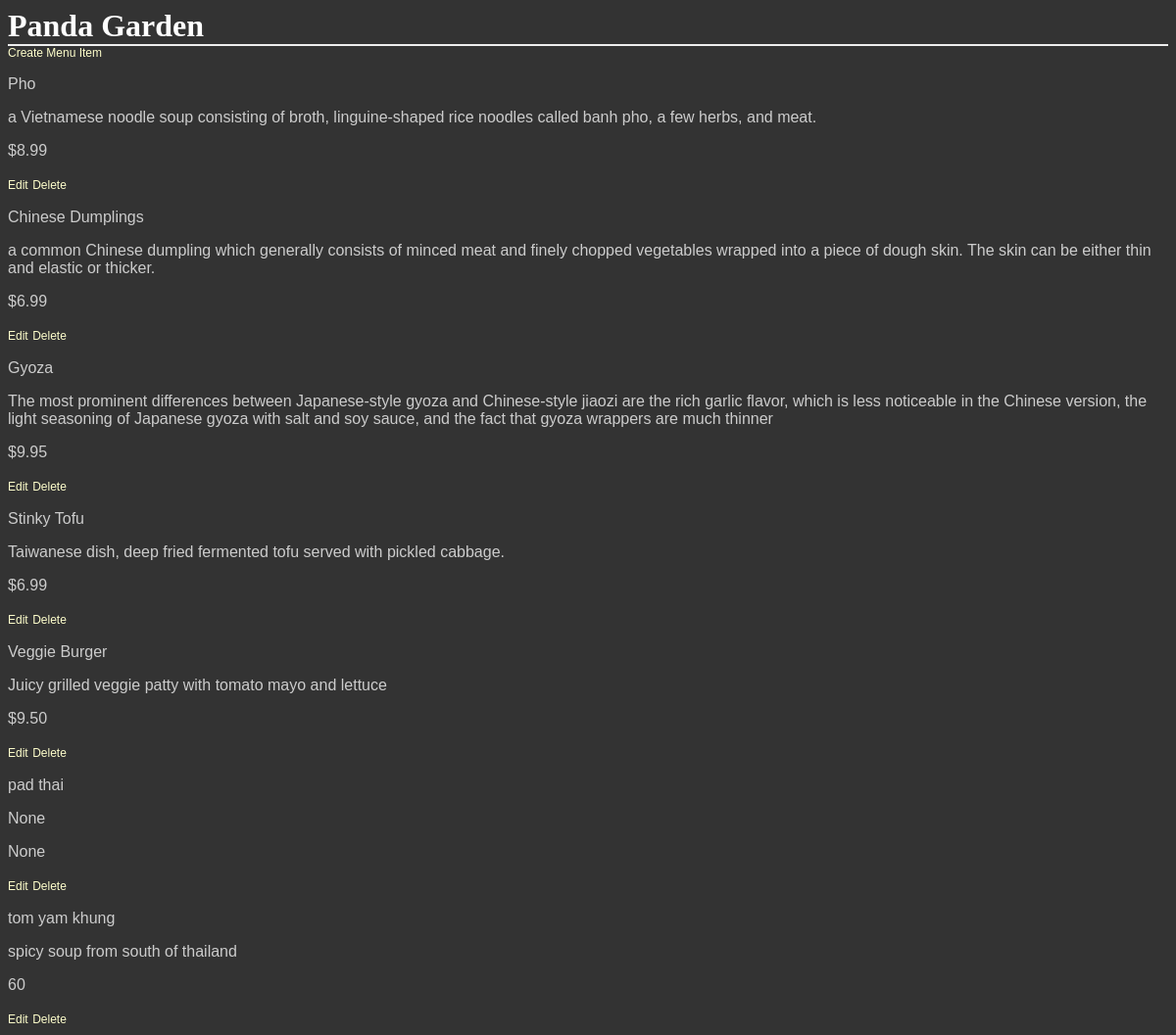
The app's page /, older data.
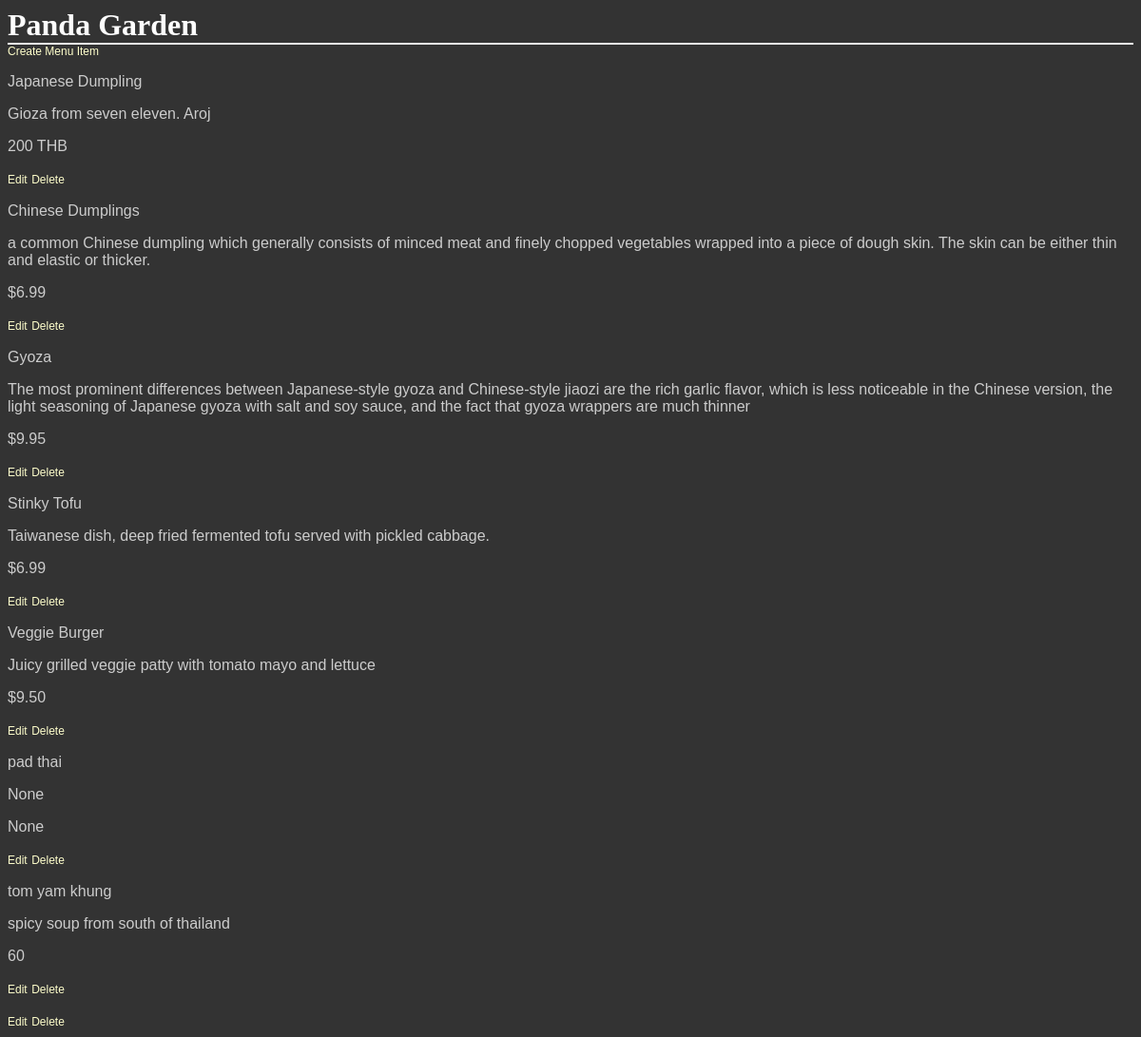
The same page, newer data.
### database_setup.py (models this page shows)
class MenuItem(Base):
    __tablename__ = 'menu_item'
    name = Column(String(80), nullable=False)
    id = Column(Integer, primary_key=True)
    description = Column(String(250))
    price = Column(String(8))
    course = Column(String(250))
    restaurant_id = Column(Integer, ForeignKey('restaurant.id'))
    restaurant = relationship(Restaurant)

### webserver.py (the view)
@app.route('/')
@app.route('/restaurants/<int:param_restaurant_id>')
def restaurantMenu(param_restaurant_id=0):
    restaurant = None
    if param_restaurant_id is not 0:
        restaurant = session.query(Restaurant).filter_by(
            id=param_restaurant_id).one()
    else:
        restaurant = session.query(Restaurant).first()
    items = session.query(MenuItem).filter_by(restaurant_id=restaurant.id)
    return render_template('menu.html', restaurant=restaurant, items=items)

### templates/menu.html (shortened to what this page needs)
<html>
    <head>
        <link rel=stylesheet type=text/css href="{{ url_for('static', filename='styles.css') }}">
    </head>
  <body>
    <h1>{{ restaurant.name }}</h1>
    <a href = {{ url_for('newMenuItem' ,restaurant_id = restaurant.id) }}>Create Menu Item</a>
    {% for i in items %}
    <div>
      <p>{{ i.name }}</p>
      <p>{{ i.description }}</p>
      <p>{{ i.price }}</p>
      <a href = {{ url_for('editMenuItem' ,restaurant_id = restaurant.id, menu_id=i.id) }}>Edit</a>
      <a href = {{ url_for('deleteMenuItem' ,restaurant_id = restaurant.id, menu_id=i.id) }}> Delete</a>
    </div>
    {% endfor %}
  </body>
</html>

Row changes from the older to the newer data that the page shows:
changed MenuItem: name "Pho" → "Japanese Dumpling"; description "a Vietnamese noodle soup consisting of broth, linguine-shaped rice noodles called banh pho, a few herbs, and meat." → "Gioza from seven eleven. Aroj"; price "$8.99" → "200 THB"
